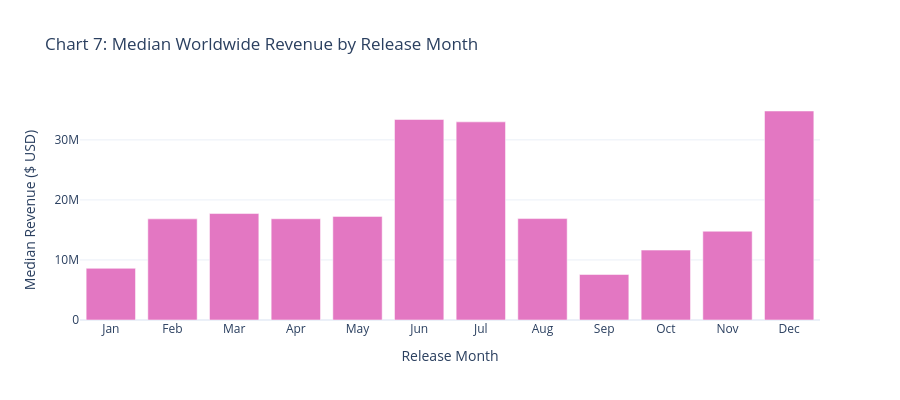
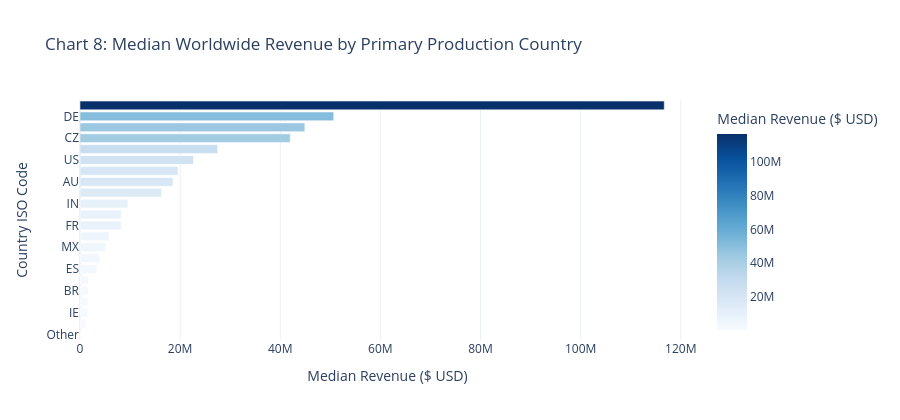

The code cell stored with these charts, in order, in its notebook:
### Markdown cell above
### Chart 7 & Chart 8: Seasonal Release Timing & Production Country Dominance
*Analytical Takeaway:* Summer (May–July) and holiday windows (November–December) exhibit strong box-office spikes, while US-produced movies dominate global theatrical gross.

### Code cell
# Revenue by release month
monthly_stats = eda_df.groupby("release_month")["revenue"].median().reset_index()
month_labels = ["Jan", "Feb", "Mar", "Apr", "May", "Jun", "Jul", "Aug", "Sep", "Oct", "Nov", "Dec"]
monthly_stats["month_name"] = monthly_stats["release_month"].apply(lambda m: month_labels[int(m)-1] if pd.notna(m) and 1 <= m <= 12 else "Unknown")

fig7 = px.bar(
    monthly_stats, x="month_name", y="revenue",
    title="Chart 7: Median Worldwide Revenue by Release Month",
    labels={"month_name": "Release Month", "revenue": "Median Revenue ($ USD)"},
    color_discrete_sequence=["#e377c2"]
)
fig7.update_layout(height=400)
fig7.show()

# Top 10 production countries by movie count
top_countries = eda_df.groupby("primary_country")["revenue"].agg(["count", "median"]).reset_index()
top_countries = top_countries[top_countries["count"] >= 10].sort_values(by="median", ascending=True)

fig8 = px.bar(
    top_countries, x="median", y="primary_country", orientation="h",
    title="Chart 8: Median Worldwide Revenue by Primary Production Country",
    labels={"median": "Median Revenue ($ USD)", "primary_country": "Country ISO Code"},
    color="median", color_continuous_scale="Blues"
)
fig8.update_layout(height=420, showlegend=False)
fig8.show()

### Figure 1 — Plotly figure (JSON) as saved in the notebook; plotly's stock layout.template omitted (floating-point values rounded to 4 significant figures)
{"data": [{"hovertemplate": "Release Month=%{x}<br>Median Revenue ($ USD)=%{y}<extra></extra>", "legendgroup": "", "marker": {"color": "#e377c2", "pattern": {"shape": ""}}, "name": "", "orientation": "v", "showlegend": false, "textposition": "auto", "type": "bar", "x": ["Jan", "Feb", "Mar", "Apr", "May", "Jun", "Jul", "Aug", "Sep", "Oct", "Nov", "Dec"], "xaxis": "x", "y": [8607000.0, 16840000.0, 17730000.0, 16860000.0, 17260000.0, 33400000.0, 33000000.0, 16890000.0, 7582000.0, 11640000.0, 14780000.0, 34810000.0], "yaxis": "y"}], "layout": {"barmode": "relative", "height": 400, "legend": {"tracegroupgap": 0}, "title": {"text": "Chart 7: Median Worldwide Revenue by Release Month"}, "xaxis": {"anchor": "y", "domain": [0.0, 1.0], "title": {"text": "Release Month"}}, "yaxis": {"anchor": "x", "domain": [0.0, 1.0], "title": {"text": "Median Revenue ($ USD)"}}}}

### Figure 2 — Plotly figure (JSON) as saved in the notebook; plotly's stock layout.template omitted (floating-point values rounded to 4 significant figures)
{"data": [{"hovertemplate": "Median Revenue ($ USD)=%{marker.color}<br>Country ISO Code=%{y}<extra></extra>", "legendgroup": "", "marker": {"color": [340100.0, 1180000.0, 1494000.0, 1625000.0, 1708000.0, 1730000.0, 3371000.0, 3924000.0, 5102000.0, 5783000.0, 8212000.0, 8262000.0, 9550000.0, 16250000.0, 18580000.0, 19590000.0, 22660000.0, 27500000.0, 41990000.0, 44910000.0, 50680000.0, 116700000.0], "coloraxis": "coloraxis", "pattern": {"shape": ""}}, "name": "", "orientation": "h", "showlegend": false, "textposition": "auto", "type": "bar", "x": [340100.0, 1180000.0, 1494000.0, 1625000.0, 1708000.0, 1730000.0, 3371000.0, 3924000.0, 5102000.0, 5783000.0, 8212000.0, 8262000.0, 9550000.0, 16250000.0, 18580000.0, 19590000.0, 22660000.0, 27500000.0, 41990000.0, 44910000.0, 50680000.0, 116700000.0], "xaxis": "x", "y": ["Other", "DK", "IE", "BE", "BR", "RU", "ES", "KR", "MX", "HK", "FR", "IT", "IN", "GB", "AU", "JP", "US", "CA", "CZ", "CN", "DE", "NZ"], "yaxis": "y"}], "layout": {"barmode": "relative", "coloraxis": {"colorbar": {"title": {"text": "Median Revenue ($ USD)"}}, "colorscale": [[0.0, "rgb(247,251,255)"], [0.125, "rgb(222,235,247)"], [0.25, "rgb(198,219,239)"], [0.375, "rgb(158,202,225)"], [0.5, "rgb(107,174,214)"], [0.625, "rgb(66,146,198)"], [0.75, "rgb(33,113,181)"], [0.875, "rgb(8,81,156)"], [1.0, "rgb(8,48,107)"]]}, "height": 420, "legend": {"tracegroupgap": 0}, "showlegend": false, "title": {"text": "Chart 8: Median Worldwide Revenue by Primary Production Country"}, "xaxis": {"anchor": "y", "domain": [0.0, 1.0], "title": {"text": "Median Revenue ($ USD)"}}, "yaxis": {"anchor": "x", "domain": [0.0, 1.0], "title": {"text": "Country ISO Code"}}}}
